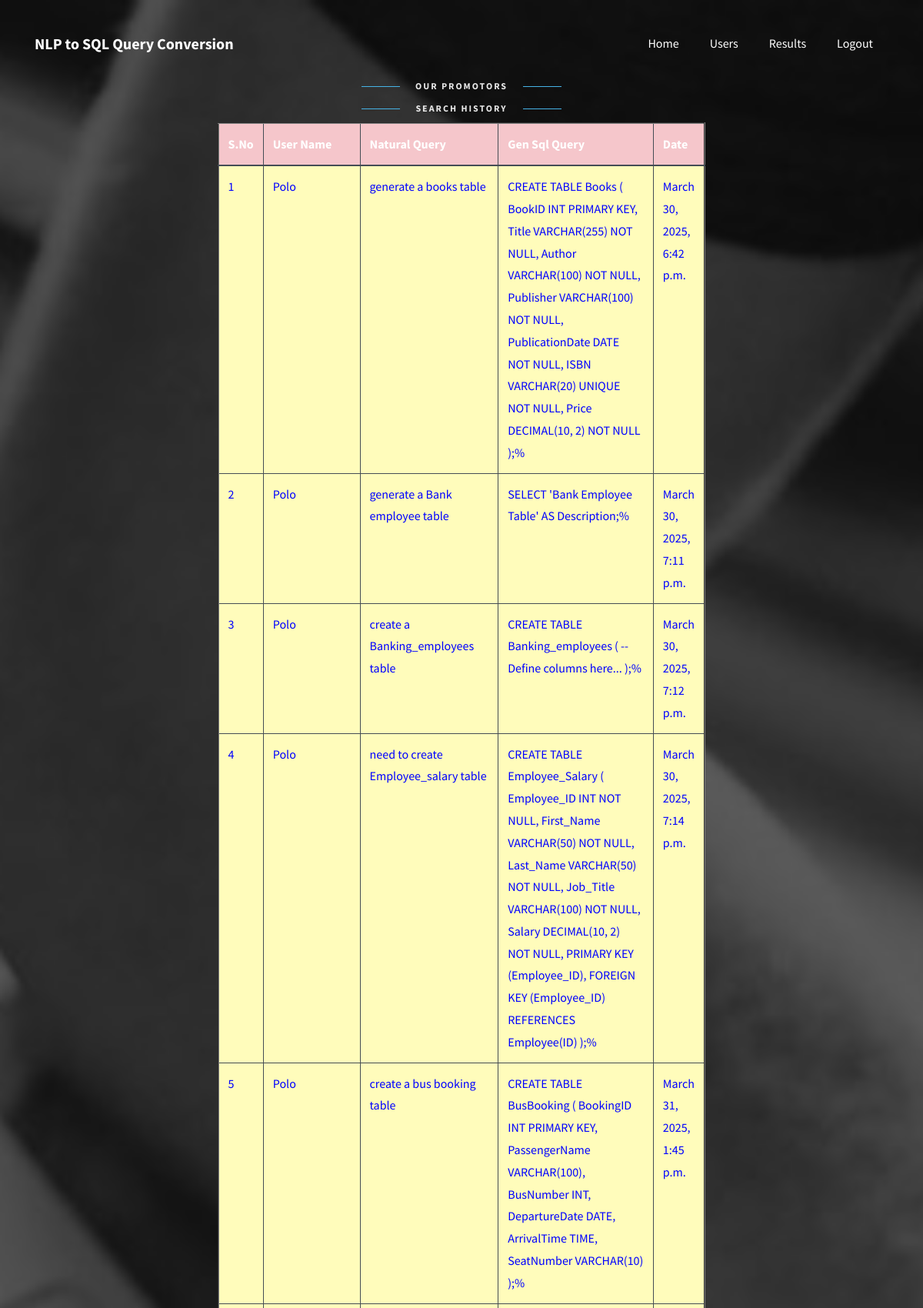
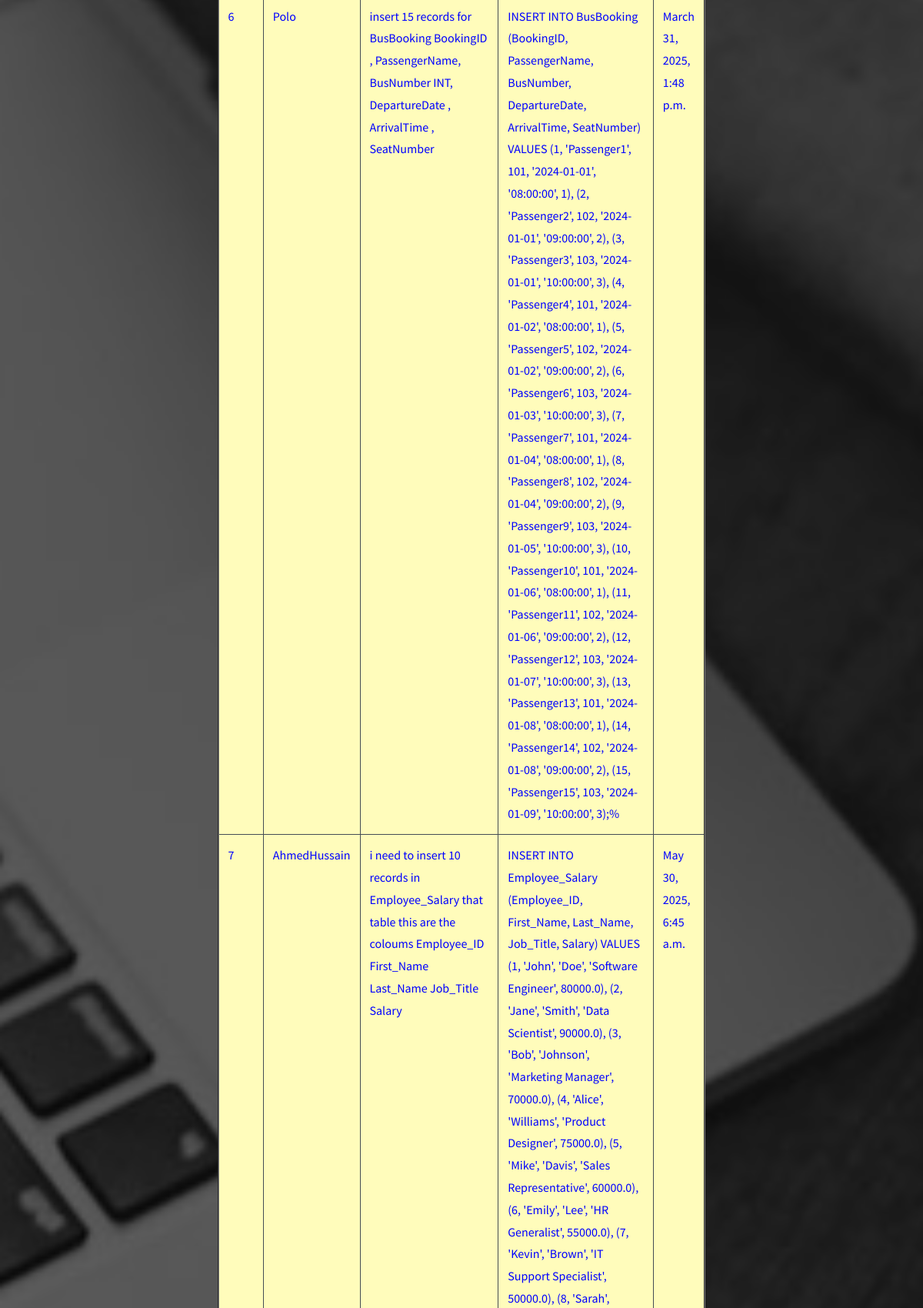
Screenshot of /AllUserResults/ (upper part) with the database file from the repository (2 pictures, top to bottom).
### users/models.py (models this page shows, shortened)
class QueryLog(models.Model):
    username = models.CharField(max_length=100)
    email = models.EmailField(max_length=100)
    natural_query = models.TextField()
    sql_query = models.TextField()
    created_at = models.DateTimeField(auto_now_add=True)
    class Meta:
        db_table = "query_log"

### admins/views.py (the view)
# urls.py: path("AllUserResults/", admins.AllUserResults, name="AllUserResults"),
def AllUserResults(request):
    data = QueryLog.objects.all()
    return render(request, "admins/AdminAllResults.html", {"data": data})

### assets/templates/admins/AdminAllResults.html (shortened to what this page needs)
{%extends 'admins/adminbase.html'%}
{%load static%}
{%block contents%}
<section class="ftco-section testimony-section img" style="background-image: url({%static 'images/bg_2.jpg'%});">
	<div class="container">
		<div class="row justify-content-center mb-4">
			<div class="col-md-7 text-center heading-section heading-section-white ftco-animate">
				<span class="subheading">Our Promotors</span>
				<div class="text w-100 text-center">
						<span class="subheading mb-2">Search History</span>
                        <center>
                        <table border="2px" class="table table-hover table-dark">
                    <thead>
                    <tr class="table-danger">
                        <th scope="col">S.No</th>
                        <th scope="col">User Name</th>
                        <th scope="col">Natural Query</th>
                        <th scope="col">Gen Sql Query</th>
                        <th scope="col"> Date</th>
                    </tr>
                    </thead>
                    <tbody>
                    {% for i in data %}
                    <tr scope="row" style="color: BLUE; background-color:#FFFCBB">
                        <td>{{forloop.counter}}</td>
                        <td>{{i.username}}</td>
                        <td>{{i.natural_query}}</td>
                        <td>{{i.sql_query}}%</td>
                        <td>{{i.created_at}}</td>
                    </tr>
                    {% endfor %}
                    </tbody>
                </table>
                        </center>
					</div>
			</div>
		</div>
	</div>
</section>
{%endblock%}

### rows the page displays
QueryLog: username "Polo", natural_query "generate a books table", sql_query "CREATE TABLE Books ( BookID INT PRIMARY KEY, Title VARCHAR(255) NOT NULL, Author VARCHAR(100) NOT NULL, Publisher VARCHAR(100) NOT NULL, PublicationDate DATE NOT NULL, ISBN VARCHAR(20) UNIQUE NOT NULL, Price DECIMAL(10, 2) NOT NULL );", created_at "March 30, 2025, 6:42 p.m."
QueryLog: username "Polo", natural_query "generate a Bank employee table", sql_query "SELECT 'Bank Employee Table' AS Description;", created_at "March 30, 2025, 7:11 p.m."
QueryLog: username "Polo", natural_query "create a Banking_employees table", sql_query "CREATE TABLE Banking_employees ( -- Define columns here... );", created_at "March 30, 2025, 7:12 p.m."
QueryLog: username "Polo", natural_query "need to create Employee_salary table", sql_query "CREATE TABLE Employee_Salary ( Employee_ID INT NOT NULL, First_Name VARCHAR(50) NOT NULL, Last_Name VARCHAR(50) NOT NULL, Job_Title VARCHAR(100) NOT NULL, Salary DECIMAL(10, 2) NOT NULL, PRIMARY KEY (Employee_ID), FOREIGN KEY (Employee_ID) REFERENCES Employee(ID) );", created_at "March 30, 2025, 7:14 p.m."
QueryLog: username "Polo", natural_query "create a bus booking table", sql_query "CREATE TABLE BusBooking ( BookingID INT PRIMARY KEY, PassengerName VARCHAR(100), BusNumber INT, DepartureDate DATE, ArrivalTime TIME, SeatNumber VARCHAR(10) );", created_at "March 31, 2025, 1:45 p.m."
QueryLog: username "Polo", natural_query "insert 15 records for BusBooking BookingID , PassengerName, BusNumber INT, DepartureDate , ArrivalTime , SeatNumber", sql_query "INSERT INTO BusBooking (BookingID, PassengerName, BusNumber, DepartureDate, ArrivalTime, SeatNumber) VALUES (1, 'Passenger1', 101, '2024-01-01', '08:00:00', 1), (2, 'Passenger2', 102, '2024-01-01', '09:00:00', 2), (3, 'Passenger3', 103, '2024-01-01', '10:00:00', 3), (4, 'Passenger4', 101, '2024-01-02', '08:00:00', 1), (5, 'Passenger5', 102, '2024-01-02', '09:00:00', 2), (6, 'Passenger6', 103, '2024-01-03', '10:00:00', 3), (7, 'Passenger7', 101, '2024-01-04', '08:00:00', 1), (8, 'Passenger8', 102, '2024-01-04', '09:00:00', 2), (9, 'Passenger9', 103, '2024-01-05', '10:00:00', 3), (10, 'Passenger10', 101, '2024-01-06', '08:00:00', 1), (11, 'Passenger11', 102, '2024-01-06', '09:00:00', 2), (12,…", created_at "March 31, 2025, 1:48 p.m."
QueryLog: username "AhmedHussain", natural_query "i need to insert 10 records in Employee_Salary that table this are the coloums Employee_ID First_Name Last_Name Job_Title Salary", created_at "May 30, 2025, 6:45 a.m."
